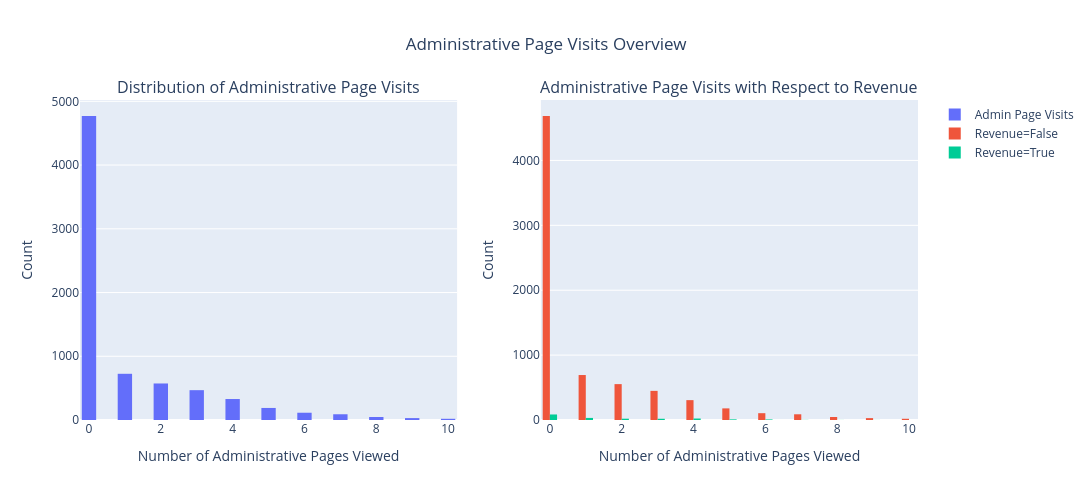

The cell this chart's notebook holds for it:
### Markdown cell above
## Administrative Page Visits Overview

This figure explores how often users view administrative-related pages (e.g., account, settings, support) and how these visits relate to revenue.

### Code cell
fig_admin = make_subplots(
    rows=1, cols=2,
    specs=[[{"type": "xy"}, {"type": "xy"}]],
    subplot_titles=[
        "Distribution of Administrative Page Visits",
        "Administrative Page Visits with Respect to Revenue"
    ]
)

#LEFT
fig_admin.add_trace(
    go.Histogram(
        x=df_cleaned["Administrative"],
        nbinsx=30,
        name="Admin Page Visits"
    ),
    row=1, col=1
)

#RIGHT
for val, label in [(False, "Revenue=False"), (True, "Revenue=True")]:
    sub = df_cleaned[df_cleaned["Revenue"] == val]
    fig_admin.add_trace(
        go.Histogram(
            x=sub["Administrative"],
            nbinsx=30,
            name=label
        ),
        row=1, col=2
    )

#FORMAT
fig_admin.update_layout(
    title_text="Administrative Page Visits Overview",
    title_x=0.5,
    barmode='group',
    height=500,
    width=1100
)

fig_admin.update_xaxes(title_text="Number of Administrative Pages Viewed", row=1, col=1)
fig_admin.update_yaxes(title_text="Count", row=1, col=1)

fig_admin.update_xaxes(title_text="Number of Administrative Pages Viewed", row=1, col=2)
fig_admin.update_yaxes(title_text="Count", row=1, col=2)

fig_admin.show()

### Figure 1 — Plotly figure (JSON) as saved in the notebook; plotly's stock layout.template omitted (floating-point values rounded to 4 significant figures; data arrays with more than 128 entries replaced by an {"elided": "..."} marker saying what was removed)
{"data": [{"name": "Admin Page Visits", "nbinsx": 30, "type": "histogram", "x": {"elided": "7354 int values"}, "xaxis": "x", "yaxis": "y"}, {"name": "Revenue=False", "nbinsx": 30, "type": "histogram", "x": {"elided": "7152 int values"}, "xaxis": "x2", "yaxis": "y2"}, {"name": "Revenue=True", "nbinsx": 30, "type": "histogram", "x": {"elided": "202 int values"}, "xaxis": "x2", "yaxis": "y2"}], "layout": {"annotations": [{"font": {"size": 16}, "showarrow": false, "text": "Distribution of Administrative Page Visits", "x": 0.225, "xanchor": "center", "xref": "paper", "y": 1, "yanchor": "bottom", "yref": "paper"}, {"font": {"size": 16}, "showarrow": false, "text": "Administrative Page Visits with Respect to Revenue", "x": 0.775, "xanchor": "center", "xref": "paper", "y": 1, "yanchor": "bottom", "yref": "paper"}], "barmode": "group", "height": 500, "title": {"text": "Administrative Page Visits Overview", "x": 0.5}, "width": 1100, "xaxis": {"anchor": "y", "domain": [0, 0.45], "title": {"text": "Number of Administrative Pages Viewed"}}, "xaxis2": {"anchor": "y2", "domain": [0.55, 1], "title": {"text": "Number of Administrative Pages Viewed"}}, "yaxis": {"anchor": "x", "domain": [0, 1], "title": {"text": "Count"}}, "yaxis2": {"anchor": "x2", "domain": [0, 1], "title": {"text": "Count"}}}}
